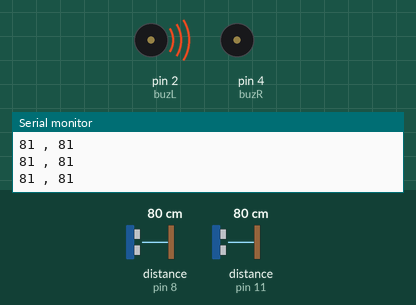
Recording of a sketch running on a simulated Arduino Uno, built with avr-gcc and run on an emulated ATmega328P. On the bench: buzzer (waves = sounding, pin HIGH), the last lines printed to the serial monitor. Inputs (shaded band) come from the test bench; at power-on: distance to the obstacle (sensors on pin 8, pin 11) 80 cm.

Above: at 2.11 s.
2.3 s: distance to the obstacle (sensor on pin 8) set to 93 cm
5.3 s: distance to the obstacle (sensor on pin 8) set to 102 cm
At 5.55 s:
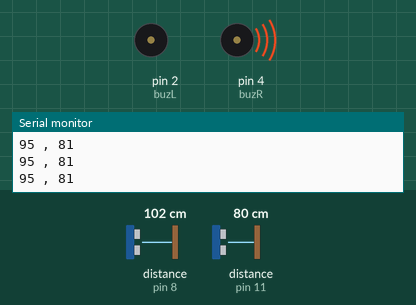
8.3 s: distance to the obstacle (sensor on pin 11) set to 94 cm
11.3 s: distance to the obstacle (sensor on pin 11) set to 101 cm
At 11.3 s:
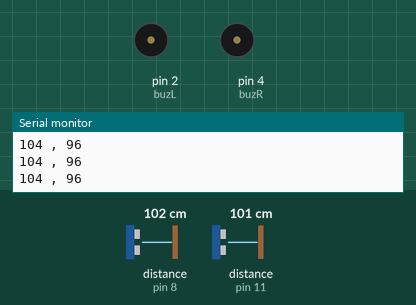
12.8 s: distance to the obstacle (sensor on pin 11) set to 2 cm
At 13.33 s:
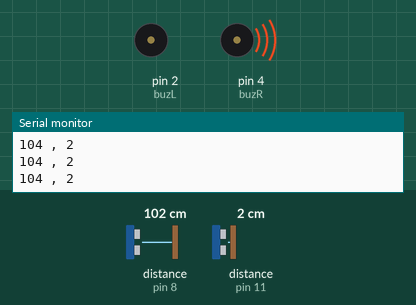
15.8 s: distance to the obstacle (sensor on pin 11) set to 120 cm
At 16.1 s:
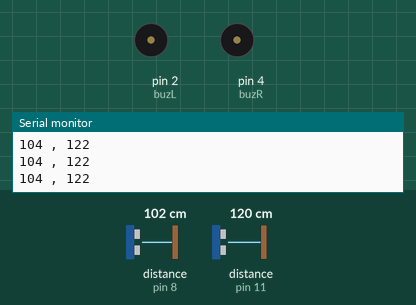
Timing chart, 0 to 18.3 s (numbered marks = the images above; inputs shaded):
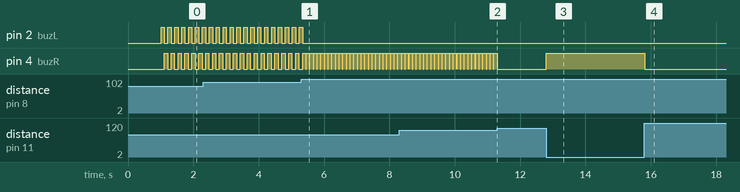

The sketch:

ULTRASONIC_CODE.ino
```cpp
//Run this code on arduino ide

#include <NewPing.h>

#define buzL 2
#define buzR 4
#define SENSOR_NUM 2      // Number of sensors.
#define MAX_DISTANCE 300 // Maximum distance (in cm) to ping.
NewPing ultrasonic[SENSOR_NUM] = {   // Sensor object array.
  NewPing(9, 8, MAX_DISTANCE), // left Sensor
  NewPing(10, 11, MAX_DISTANCE)   //Right Sensor
};

int  distance[SENSOR_NUM];

void setup()
{
  Serial.begin(9600);
  pinMode (buzR, OUTPUT);
  pinMode (buzL, OUTPUT);
  digitalWrite(buzR, LOW);
  digitalWrite(buzL, LOW);
  delay(1000);
}

void loop() {
  for (int i = 0; i < SENSOR_NUM; i++) {
    distance[i] = ultrasonic[i].ping_cm();
  }
  checkcon();
  Serial.print(distance[0]);
  Serial.print(" , ");
  Serial.println(distance[1]);

}


void checkcon() {
  if ((distance[0] > 0) and (distance[0] < 100)) {
    digitalWrite(buzR, LOW);
    digitalWrite(buzL, HIGH);
    delay(100);
    digitalWrite(buzR, LOW);
    digitalWrite(buzL, LOW);
  }
  if ((distance[1] > 0) and (distance[1] < 100)) {
    digitalWrite(buzL, LOW);
    digitalWrite(buzR, HIGH);
    delay(100);
    digitalWrite(buzR, LOW);
    digitalWrite(buzL, LOW);
  }
}
```

Measured:
- the behaviour switches between 97 and 98 cm on distance to the obstacle (sensor on pin 8) (found by bisection; images 0 and 1)
- the behaviour switches between 97 and 98 cm on distance to the obstacle (sensor on pin 11) (found by bisection; images 1 and 2)
- after the input at 5.3 s, pin 2 (buzL): goes on until 5.3 s, then stays LOW; pin 4 (buzR): alternates HIGH for 0.10 s and LOW for 0.01 s, starting after 0.15 s
- after the input at 11.3 s, pin 4 (buzR): stops changing and stays LOW
- after the input at 12.8 s, pin 4 (buzR): LOW → HIGH at once
- after the input at 15.8 s, pin 4 (buzR): HIGH → LOW at once
- by itself, pin 2 (buzL), pin 4 (buzR): alternates HIGH for 0.10 s and LOW for 0.11 s
